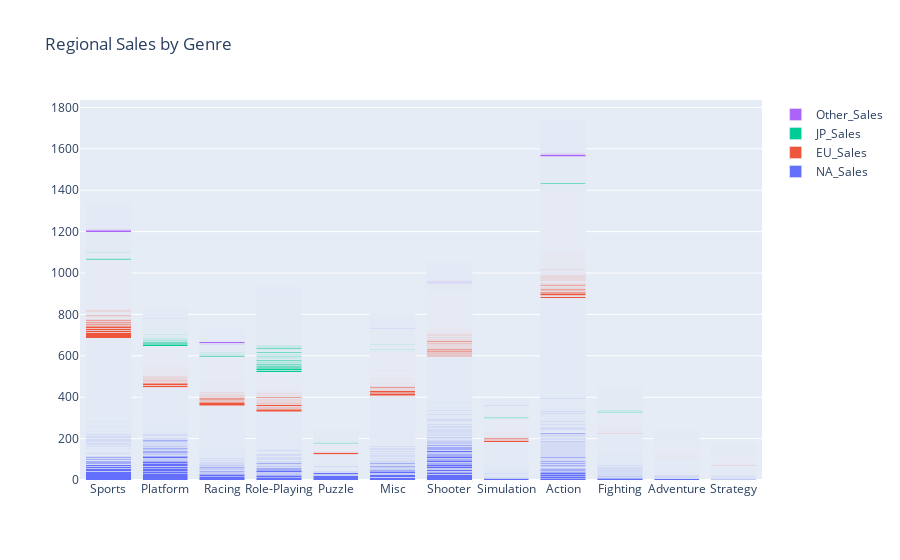

Notebook code for this chart:
### Markdown cell above
# Regional Sales by Genre

The bar chart below showcases the regional sales distribution across different genres. This visualization provides insights into how various genres perform in different regions, helping to understand regional preferences and market trends.

## Key Insights:
- The chart breaks down sales by genre for each region, allowing for a detailed comparison.
- Different colors represent different regions, making it easy to identify regional sales patterns.
- This information is valuable for publishers and developers to tailor their strategies according to regional preferences.

## Data Source:
The data used for this visualization is derived from the dataset, grouped by the `Genre` column and summed up for the regional sales columns (`NA_Sales`, `EU_Sales`, `JP_Sales`, `Other_Sales`).

## Visualization Details:
- **X-axis**: Genre names
- **Y-axis**: Total sales in each region
- **Color**: Represents different regions (NA, EU, JP, Other)

This chart provides a comprehensive view of how different genres perform across various regions, aiding in strategic decision-making for targeting specific markets.

### Code cell
fig_regional = go.Figure()

regions = ["NA_Sales", "EU_Sales", "JP_Sales", "Other_Sales"]
for region in regions:
    fig_regional.add_trace(go.Bar(name=region, x=df["Genre"], y=df[region]))

fig_regional.update_layout(barmode='stack', title="Regional Sales by Genre")

fig_regional.show()

### Figure 1 — Plotly figure (JSON) as saved in the notebook; plotly's stock layout.template omitted (floating-point values rounded to 4 significant figures; data arrays with more than 128 entries replaced by an {"elided": "..."} marker saying what was removed)
{"data": [{"name": "NA_Sales", "type": "bar", "x": {"elided": "16719 str values"}, "y": {"elided": "16719 float values"}}, {"name": "EU_Sales", "type": "bar", "x": {"elided": "16719 str values"}, "y": {"elided": "16719 float values"}}, {"name": "JP_Sales", "type": "bar", "x": {"elided": "16719 str values"}, "y": {"elided": "16719 float values"}}, {"name": "Other_Sales", "type": "bar", "x": {"elided": "16719 str values"}, "y": {"elided": "16719 float values"}}], "layout": {"barmode": "stack", "title": {"text": "Regional Sales by Genre"}}}
